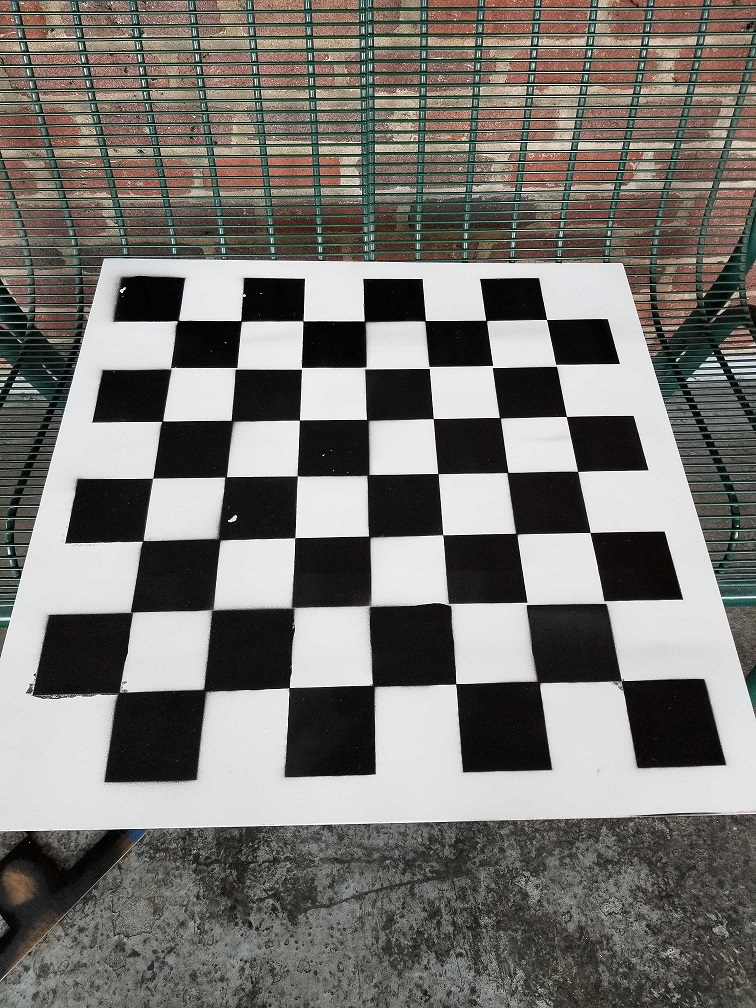
#> input picture vision_utils/test4.jpg, 756 x 1008 px
$ python sample_chessboard_detection.py
#> lines starting #> are read from the running program, lines starting #| are printed output that depends on the picture; after the words box and inside, x2 and y2 are one past the last pixel; in counts of white or black regions, pixels touching at a corner belong together
#> further down, img is the input picture: shape (1008, 756, 3); mean B, G, R 113.2, 117.3, 119.9
import cv2
import numpy as np

# findCorners
# Given an image of a checkerboard, this function will return the location of all of the corners
# of the squares of the checkerboard
# img - numpy array containing the image of the checkerboard
# returns (9,9,2) numpy array containing the (x,y) coordinates of the checkerboard
def findCorners(img):
    # Convert image to grayscale
    gray = cv2.cvtColor(img, cv2.COLOR_BGR2GRAY)
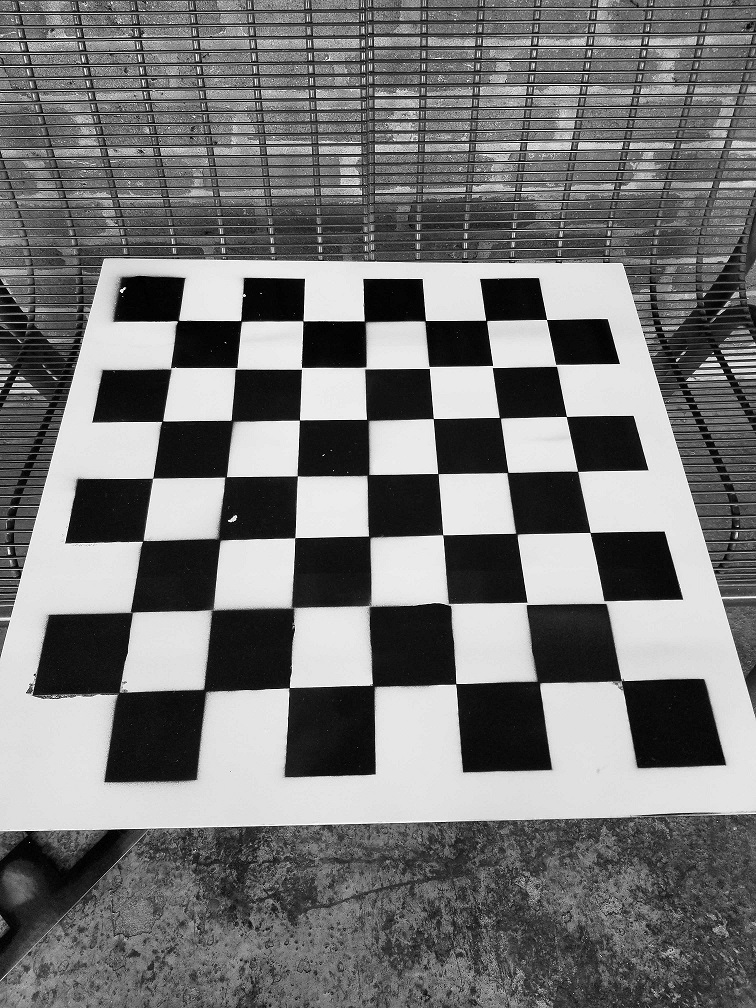
#> gray: shape (1008, 756); min 0, max 255, mean 117.6

    threshold = 150

    # Apply a threshold to the grayscale image to make the dark squares white and the light squares black
    # Colors are inverted so that the border of the checkboard is white
    # This is a requirement for the cv2.findChessboardCorners to correctly find the corners
    grayThresholded = np.zeros(shape = gray.shape,  dtype = gray.dtype)
    grayThresholded[gray > threshold] = 0
    grayThresholded[gray <= threshold] = 255

    cv2.imshow("test", grayThresholded)
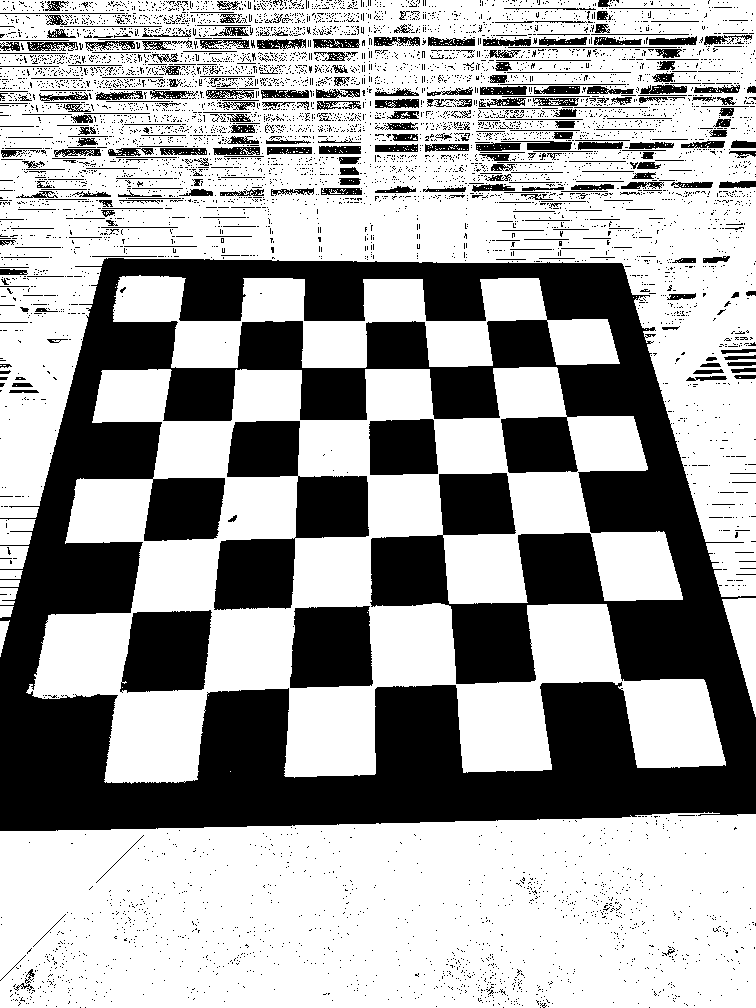
#> window 'test': shape (1008, 756); 64.8% white; 6418 black regions (6062 under 20 px), largest, box (x1, y1, x2, y2) and area: (0, 258, 756, 831) 193307, (214, 421, 369, 610) 13423, (120, 610, 212, 693) 6389
    cv2.waitKey(0)

    # Get the internal corners of the checkerboard using the cv2 find chessboard corners used for camera calibration
    ret, initial_corners = cv2.findChessboardCorners(gray, (7,7), None)
#> ret = True; initial_corners = 49 rows, first 8: [178.3, 320.4], [240.8, 320.7], [302.8, 320.8], [364.2, 321], [425.3, 320.6], [486.1, 320.5], [546.5, 319.5], [170.6, 368.3]

    print(initial_corners)
#> (printed output is left out)

    # Reshape corners to a square matrix
    initial_corners = np.squeeze(initial_corners, axis = 1)
#> initial_corners = 49 pairs, first value 119.3 to 621.8, second value 319.5 to 692
    initial_corners = np.reshape(initial_corners, (7,7,2))

    # Create a new np array with the dimension of the corners including the external corners of the board
    corners = np.zeros((initial_corners.shape[0] + 2, initial_corners.shape[1] + 2, 2), dtype = initial_corners.dtype)

    # Populate the center of corners with the internal corners detected by the find chessboard algorithm
    corners[1:-1, 1:-1] = initial_corners

    # Iterate over first dimension of the corners matrix and extrapolate the position of the edge corners
    for i in range(len(initial_corners)):

        # Vector that describes the length (and direction) of one edge of a square
        squareEdgeVector = ((initial_corners[i][6][0]-initial_corners[i][0][0])/6, (initial_corners[i][6][1]-initial_corners[i][0][1])/6)

        # Find the new corners along the line by adding the vector to the last point and subtracting from the first point
        corners[i+1][0] = np.array((int(initial_corners[i][0][0] - squareEdgeVector[0]), int(initial_corners[i][0][1] - squareEdgeVector[1])))
        corners[i+1][-1] = np.array((int(initial_corners[i][6][0] + squareEdgeVector[0]), int(initial_corners[i][6][1] + squareEdgeVector[1])))
#> this loop made 7 passes
#> squareEdgeVector on passes 1 to 7: (61.37, -0.15), (64.22, -0.451), (67.36, -0.753), (70.84, -1.16), (74.53, -1.35), (78.85, -1.68), (83.74, -1.99)

    # Iterate over second dimension of the corner matrix and extrapolate position of edge corners
    for i in range(corners.shape[1]):

        # Vector that describes the length (and direction) of one edge of a square
        squareEdgeVector = ((corners[-2][i][0]-corners[1][i][0])/6, (corners[-2][i][1]-corners[1][i][1])/6)

        # Find the new corners along the line by adding the vector to the last point and subtracting from the first point
        corners[0][i] = np.array((int(corners[1][i][0] - squareEdgeVector[0]), int(corners[1][i][1] - squareEdgeVector[1])))
        corners[-1][i] = np.array((int(corners[-2][i][0] + squareEdgeVector[0]), int(corners[-2][i][1] + squareEdgeVector[1])))
#> this loop made 9 passes
#> squareEdgeVector on passes 1 to 9: (-13.5, 62.17), (-9.82, 61.93), (-6.27, 61.37), (-2.23, 61.12), (1.26, 60.63), (5.08, 60.5), (8.97, 60.49), (12.55, 60.1), (16.33, 59.83)

    return corners

# findCenters
# Finds the centers of the squares on the checkerboard
# corners - (9,9,2) array of all of the corners of the checkerboard
# returns a (8,8,2) array of the (x,y) coordinates of the centers of each square
def findCenters(corners):
    # Instantiate array for store the centers
    centers = np.zeros((corners.shape[0] - 1, corners.shape[1] -1, 2))

    # Iterate over all of the corners in the corner matrix
    for i in range(corners.shape[0] - 1):
        for j in range(corners.shape[1] - 1):
            # Checkerboard corners form parallelograms for each square
            # Diagonals of parallelgrams bisect at the center of mass
            # Therefore, we can find the center of two opposing corners to find the centers of the squares
            firstCorner = np.array(corners[i][j])
            secondCorner = np.array(corners[i+1][j+1])

            centers[i][j] = (firstCorner + secondCorner)/2

    return centers


# [44 lines left out: function findPieces, not called in this run]


    # # ensure at least some circles were found
    # if circles is not None:
    #     # convert the (x, y) coordinates and radius of the circles to integers
    #     circles = np.round(circles[0, :]).astype("int")

    #     # loop over the (x, y) coordinates and radius of the circles
    #     for (x, y, r) in circles:
    #         # draw the circle in the output image, then draw a rectangle
    #         # corresponding to the center of the circle
    #         cv2.circle(output, (x, y), r, (0, 255, 0), 4)
    #         cv2.rectangle(output, (x - 5, y - 5), (x + 5, y + 5), (0, 128, 255), -1)

    # show the output image


# Load image from file
img = cv2.imread("test4.jpg")

imgWithPieces = cv2.imread("test4.jpg")

#findPieces(imgWithPieces)

corners = findCorners(img)

# Once we have found all the corners of the checkerboard, we need to find the center of mass of the squares
centers = findCenters(corners)

color = (255,0,0)

for center in np.reshape(centers, (64,2)):
    cv2.circle(img, (int(center[0]), int(center[1])), radius = 5, color = color)
#> this loop made 64 passes
#> center on passes 1 to 12: [153.6, 288.7], [214.4, 289.4], [274.9, 289.9], [334.6, 290], [393.6, 290.3], [453, 290.2], [511.7, 289.2], [570, 289], [143.3, 344.1], [207.3, 344.4], [271.2, 344.5], [334, 344.2]
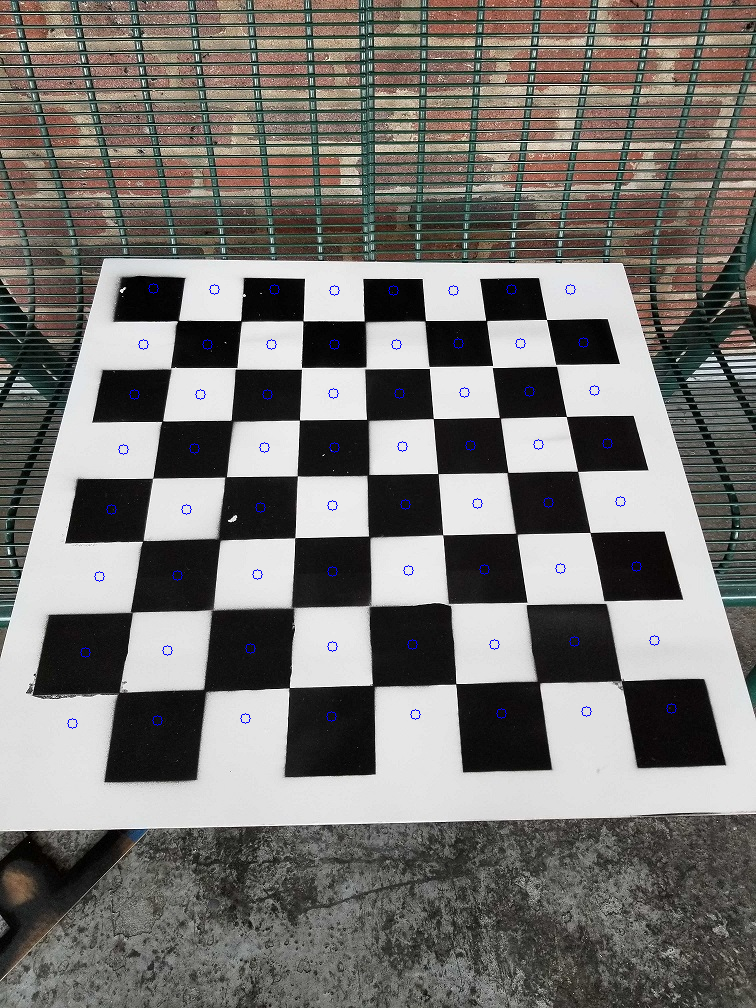
#> img: shape (1008, 756, 3); 0.24% of pixels changed, all inside (x1, y1, x2, y2) = (67, 283, 677, 729)

cv2.imshow("test",img)
cv2.waitKey(20000)
